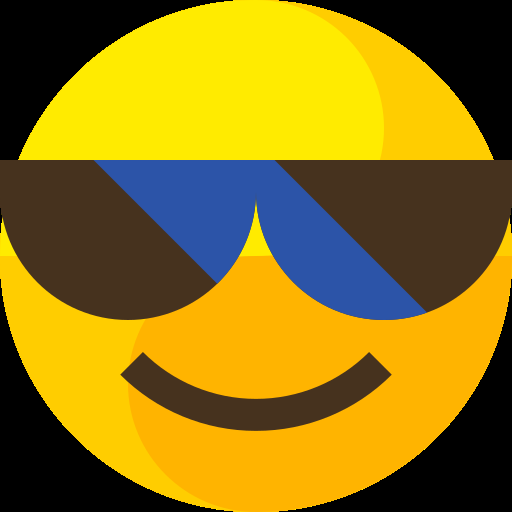
#> input picture input_images/stiker_cool.png, 512 x 512 px, found by its file name
$ python tst.py
#> lines starting #> are read from the running program, lines starting #| are printed output that depends on the picture

import cv2

# [56 lines left out: functions stiker_face, lip_and_eye, Checkered_face, mirror, not called in this run]

cap = cv2.VideoCapture (0)

emoji_stiker = cv2.imread ("input_images\stiker_cool.png")
#> emoji_stiker is the input picture: shape (512, 512, 3); mean B, G, R 21.1, 120, 145.7
glaases_stiker = cv2.imread ("input_images\stiker_glasses.png")
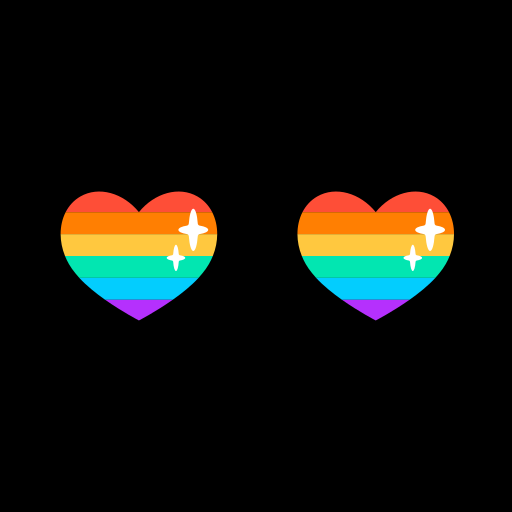
#> input picture input_images/stiker_glasses.png, 512 x 512 px, found by its file name
#> glaases_stiker is the input picture: shape (512, 512, 3); mean B, G, R 12.9, 18.7, 18.4
lip_stiker = cv2.imread ("input_images\stiker_lips.png")
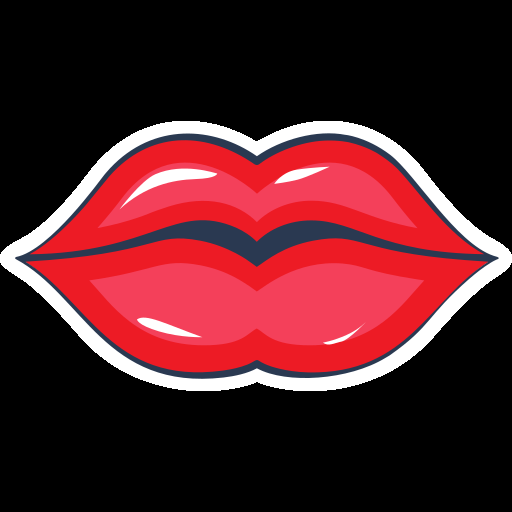
#> input picture input_images/stiker_lips.png, 512 x 512 px, found by its file name
#> lip_stiker is the input picture: shape (512, 512, 3); mean B, G, R 36.7, 31.3, 82.3

face_detectoe = cv2.CascadeClassifier (cv2.data.haarcascades + "haarcascade_frontalface_alt.xml")
eye_detector = cv2.CascadeClassifier (cv2.data.haarcascades + "haarcascade_righteye_2splits.xml")
lip_detector = cv2.CascadeClassifier (cv2.data.haarcascades + "haarcascade_smile.xml")

while True :
    _ , fram = cap.read ()
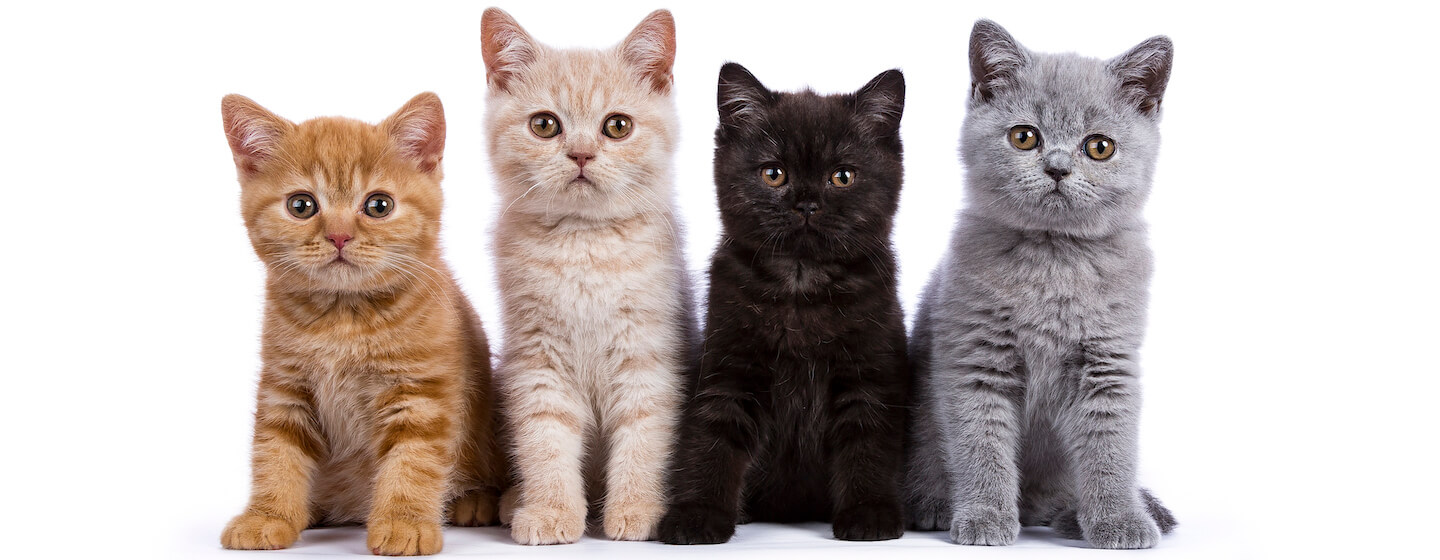
#> input picture input images/2_1_input.jpg, 1440 x 560 px, given in place of the camera
#> fram is the input picture: shape (560, 1440, 3); mean B, G, R 178.9, 182.2, 192.5
    gray_fram = cv2.cvtColor (fram , cv2.COLOR_RGB2GRAY)
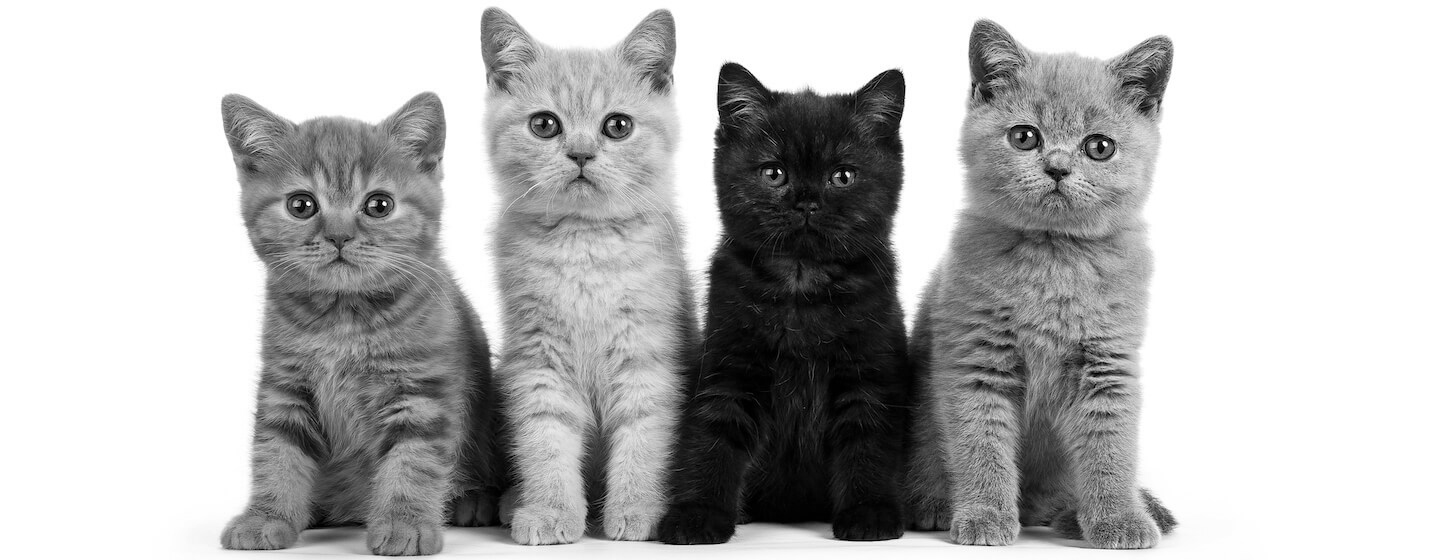
#> gray_fram: shape (560, 1440); min 0, max 255, mean 182.4

    faces = face_detectoe.detectMultiScale (gray_fram , scaleFactor = 1.3)
#> faces = ()
    eyes = eye_detector.detectMultiScale (gray_fram , scaleFactor = 1.3 , minNeighbors = 20)
#> eyes = ()
    lips = lip_detector.detectMultiScale (gray_fram , scaleFactor = 1.3 , minNeighbors = 45)
#> lips = [[499, 215, 173, 87]]

    if cv2.waitKey (25) & 0xFF == ord ('1') :
#> (key Esc is pressed here)
        fram = stiker_face (fram , faces)
        cv2.imwrite ("output_images\outout_3_emoji.jpg" , fram)

    elif cv2.waitKey (25) & 0xFF == ord ('2') :
#> (key Esc is pressed here)
        fram = lip_and_eye (fram , faces , eyes , lips)
        cv2.imwrite ("output_images\outout_3_glasses&lips.jpg" , fram)

    elif cv2.waitKey (25) & 0xFF == ord ('3') :
#> (key Esc is pressed here)
        fram = Checkered_face (fram , faces)
        cv2.imwrite ("output_images\outout_3_checkred_face.jpg" , fram)

    elif cv2.waitKey (25) & 0xFF == ord ('4') :
#> (key Esc is pressed here)
        fram = mirror (fram)
        cv2.imwrite ("output_images\outout_3_mirror.jpg" , fram)

    elif cv2.waitKey (25) & 0xFF == ord ('q') :
#> (key Esc is pressed here)
        break

    cv2.imshow ("Webcam Filters" , fram)
